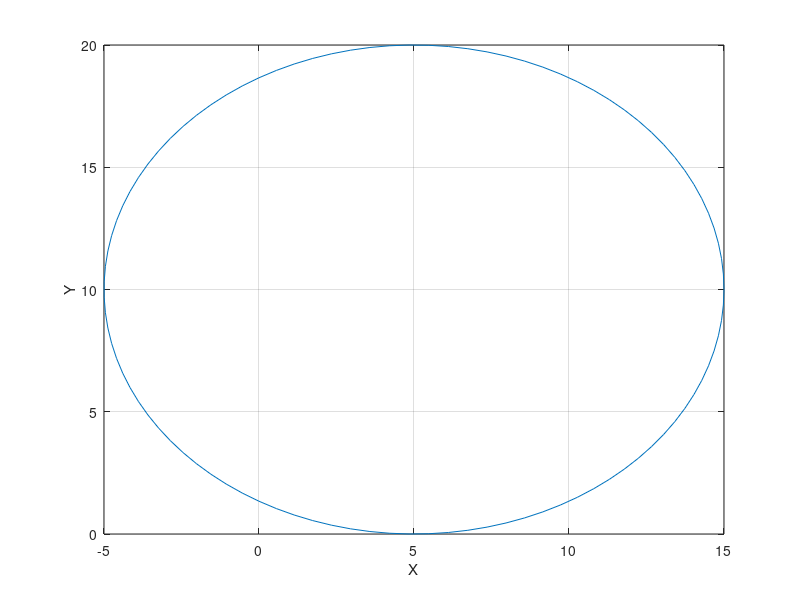

MATLAB code to generate this figure:
clear;
clc;

center=[5 10];                   
r=10;                                                           
t=linspace(0,2*pi,100);  
x = r*cos(t) + center(1); 
y = r*sin(t) + center(2);  
plot(x,y);              
ylim([0 20]);

xlabel('X');
ylabel('Y');
grid on;